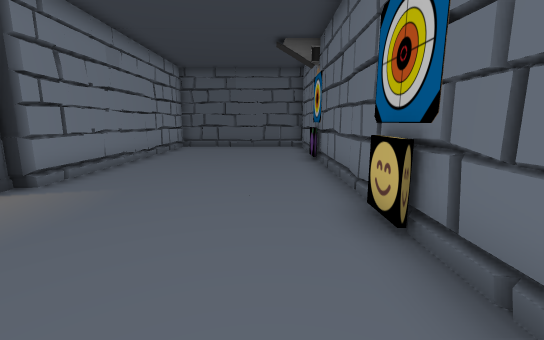
[1] (above)

16 first-person views from a walk through a Unity game level. The camera is 1.3 m above the floor, tilts 10° down and sees 90° across. The floor is counted in squares, 1 m on a side. Each view is taken from the middle of a square. On the plan, view 1 faces up. The plan holds only what a view shows up to about 13 squares ahead; the rest is blank. The place goes on beyond the plan. Some animated figures are left out. Door leaves are left out, so doorways stand open.

[2]
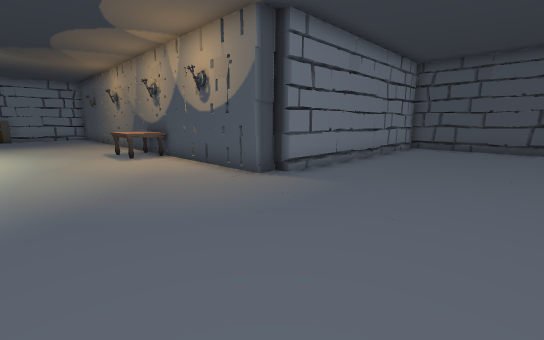

[3]
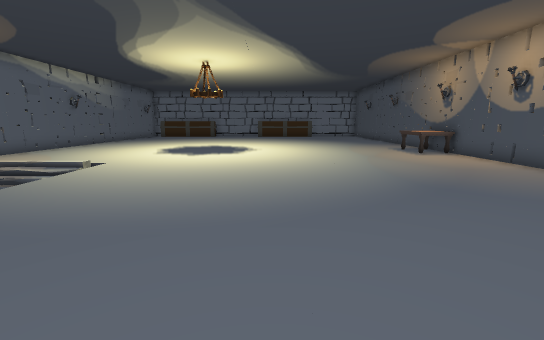

[4]
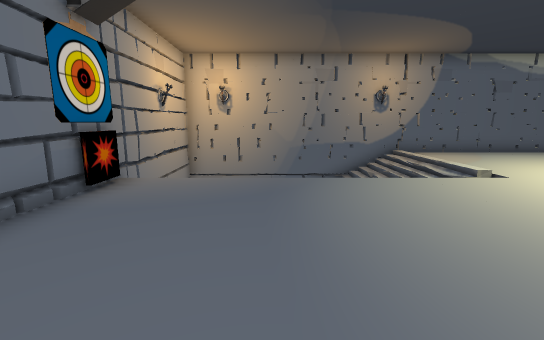

[5]
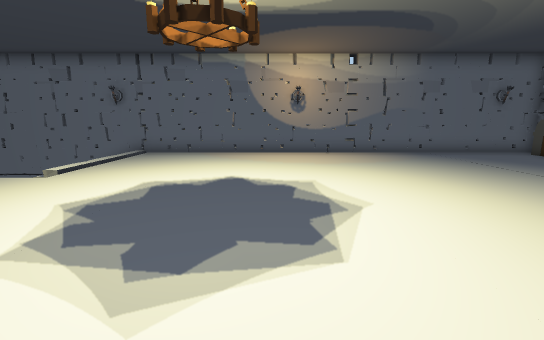

[6]
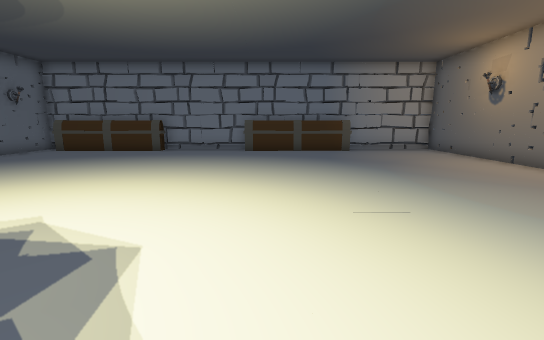

[7]
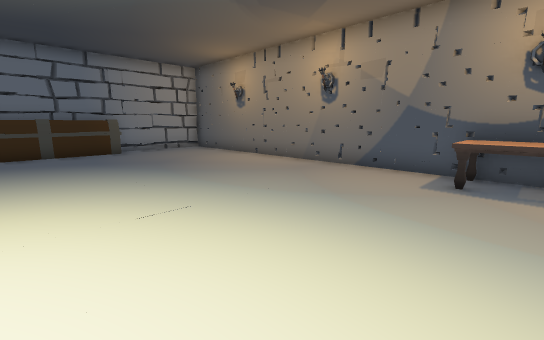

[8]
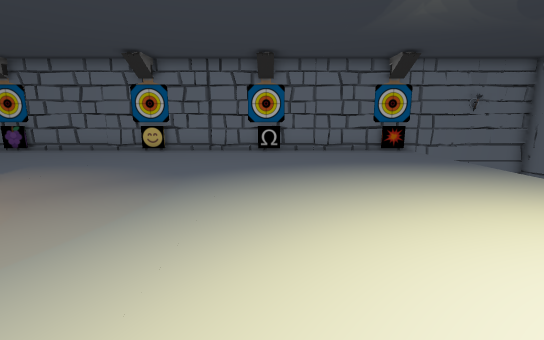

[9]
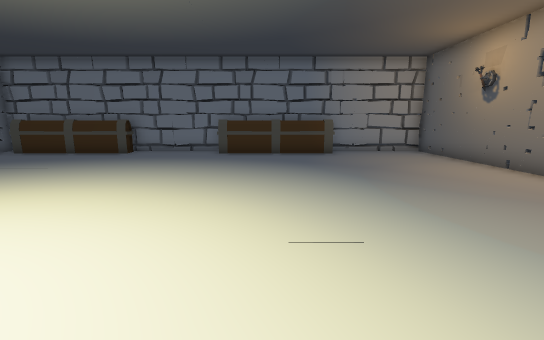

[10]
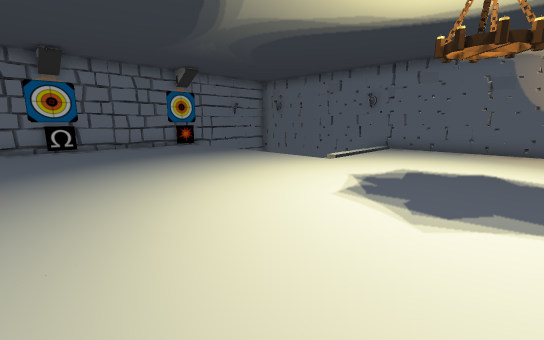

[11]
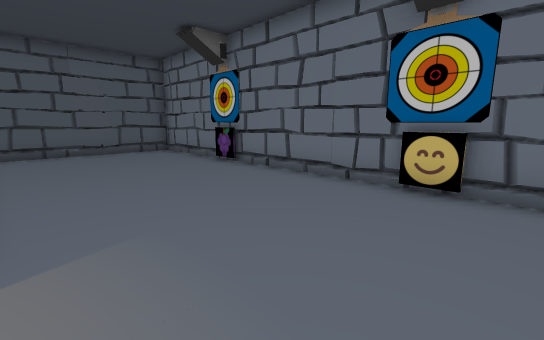

[12]
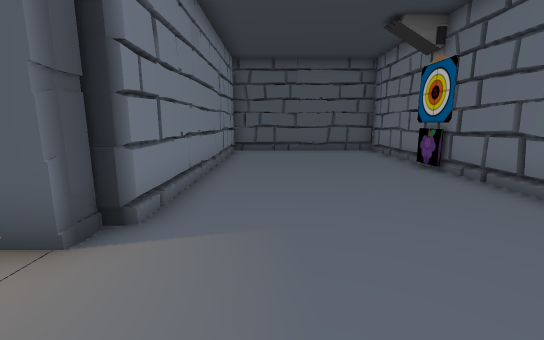

[13]
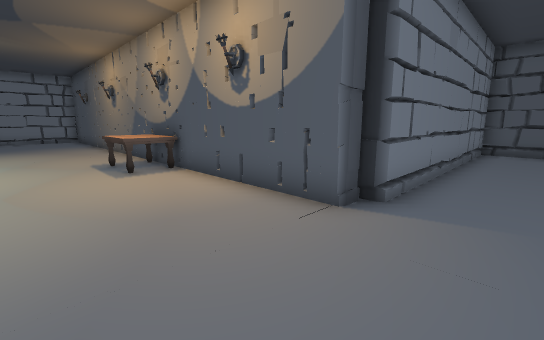

[14]
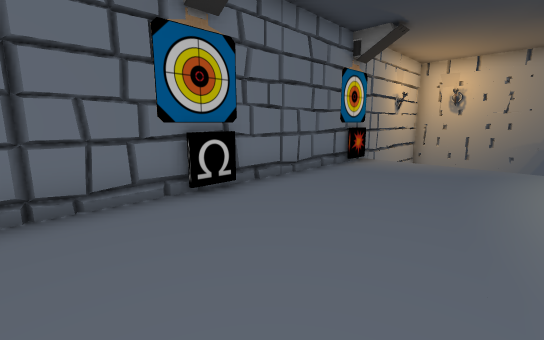

[15]
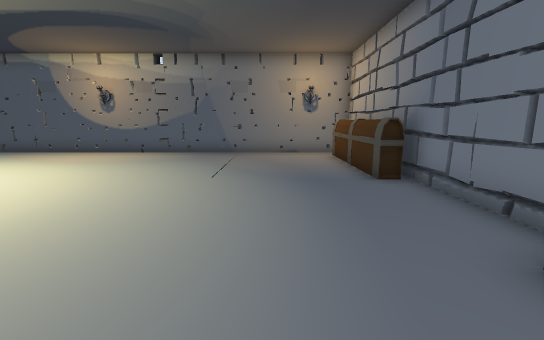

[16]
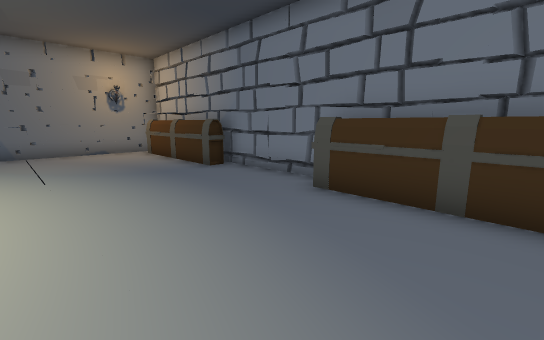

### Floor plan
Points are (right, up) in squares from view 1. A wall is a line through its corners. A room is listed if a view was taken in it or the views show most of it. See-through windows are left out.
Room 1 (views 1, 2, 3, 4, 5, 6, 7, 8, 9, 10, 11, 12, 13, 14, 15, 16)
walls: (1.6, -1.5) (1.6, 3.5); (1.6, -6.5) (1.6, -2.4); (1.4, -8.1) (1.4, -7.4); (1.4, 2.9) (1.4, 3.5); (1.6, 4.4) (1.6, 9.5); (-24.3, -11.4) (-24.3, -13.7) (1.6, -13.7) (1.6, -7.4); (1.6, 10.4) (1.6, 14.5) (-4.7, 14.5) (-4.7, 5.2) (-5.1, 5.2) (-5.1, 4.6) (-24.3, 4.6) (-24.3, -9.5)
objects: other object (-24, -11) to (-24, -10); other object (-24, -2); other object (-12, 3) to (-10, 4)

Positions as (right, up) in squares from view 1, and headings:
1: (0, 0), facing up
2: (0, 0), facing up-left
3: (1, -3), facing left
4: (-2, -2), facing down
5: (-13, -2), facing down
6: (-11, -3), facing left
7: (-11, -3), facing up-left
8: (-11, -2), facing right
9: (-12, -2), facing left
10: (-13, 0), facing down-right
11: (-4, 2), facing up-right
12: (-3, 2), facing up
13: (-3, 1), facing up-left
14: (-3, 1), facing down-right
15: (-21, -2), facing down
16: (-19, -1), facing down-left
